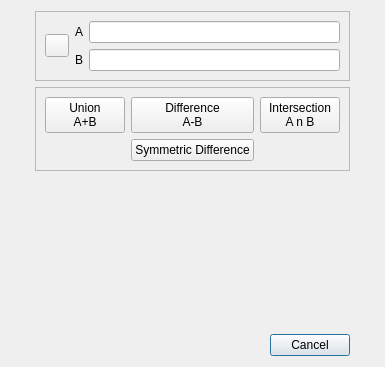
<?xml version="1.0" encoding="UTF-8"?>
<ui version="4.0">
 <class>CorkDialog</class>
 <widget class="QDialog" name="CorkDialog">
  <property name="geometry">
   <rect>
    <x>0</x>
    <y>0</y>
    <width>385</width>
    <height>367</height>
   </rect>
  </property>
  <property name="windowTitle">
   <string>Mesh Boolean Operations (CSG) with Cork</string>
  </property>
  <layout class="QGridLayout" name="gridLayout_2">
   <item row="2" column="0">
    <spacer name="horizontalSpacer_3">
     <property name="orientation">
      <enum>Qt::Horizontal</enum>
     </property>
     <property name="sizeHint" stdset="0">
      <size>
       <width>40</width>
       <height>20</height>
      </size>
     </property>
    </spacer>
   </item>
   <item row="2" column="1">
    <widget class="QLabel" name="label">
     <property name="sizePolicy">
      <sizepolicy hsizetype="Expanding" vsizetype="Expanding">
       <horstretch>0</horstretch>
       <verstretch>0</verstretch>
      </sizepolicy>
     </property>
     <property name="toolTip">
      <string>Image courtesy of Autodesk(r)</string>
     </property>
     <property name="pixmap">
      <pixmap resource="qCork.qrc">:/CC/plugin/qCork/csg_types.png</pixmap>
     </property>
     <property name="alignment">
      <set>Qt::AlignCenter</set>
     </property>
    </widget>
   </item>
   <item row="3" column="1">
    <spacer name="verticalSpacer">
     <property name="orientation">
      <enum>Qt::Vertical</enum>
     </property>
     <property name="sizeHint" stdset="0">
      <size>
       <width>20</width>
       <height>6</height>
      </size>
     </property>
    </spacer>
   </item>
   <item row="4" column="1">
    <widget class="QDialogButtonBox" name="buttonBox">
     <property name="standardButtons">
      <set>QDialogButtonBox::Cancel</set>
     </property>
    </widget>
   </item>
   <item row="0" column="1">
    <widget class="QFrame" name="frame_2">
     <property name="frameShape">
      <enum>QFrame::StyledPanel</enum>
     </property>
     <property name="frameShadow">
      <enum>QFrame::Raised</enum>
     </property>
     <layout class="QHBoxLayout" name="horizontalLayout_3">
      <item>
       <widget class="QToolButton" name="swapToolButton">
        <property name="icon">
         <iconset resource="qCork.qrc">
          <normaloff>:/CC/plugin/qCork/iconSwap.png</normaloff>:/CC/plugin/qCork/iconSwap.png</iconset>
        </property>
       </widget>
      </item>
      <item>
       <layout class="QVBoxLayout" name="verticalLayout">
        <item>
         <layout class="QHBoxLayout" name="horizontalLayout">
          <item>
           <widget class="QLabel" name="label_2">
            <property name="text">
             <string>A</string>
            </property>
           </widget>
          </item>
          <item>
           <widget class="QLineEdit" name="meshALineEdit">
            <property name="readOnly">
             <bool>true</bool>
            </property>
           </widget>
          </item>
         </layout>
        </item>
        <item>
         <layout class="QHBoxLayout" name="horizontalLayout_2">
          <item>
           <widget class="QLabel" name="label_3">
            <property name="text">
             <string>B</string>
            </property>
           </widget>
          </item>
          <item>
           <widget class="QLineEdit" name="meshBLineEdit">
            <property name="readOnly">
             <bool>true</bool>
            </property>
           </widget>
          </item>
         </layout>
        </item>
       </layout>
      </item>
     </layout>
    </widget>
   </item>
   <item row="1" column="1">
    <widget class="QFrame" name="frame">
     <property name="frameShape">
      <enum>QFrame::StyledPanel</enum>
     </property>
     <property name="frameShadow">
      <enum>QFrame::Raised</enum>
     </property>
     <layout class="QGridLayout" name="gridLayout">
      <item row="0" column="0">
       <widget class="QPushButton" name="unionPushButton">
        <property name="toolTip">
         <string>Merge two objects into one</string>
        </property>
        <property name="text">
         <string>Union
A+B</string>
        </property>
       </widget>
      </item>
      <item row="0" column="1">
       <widget class="QPushButton" name="diffPushButton">
        <property name="toolTip">
         <string>Subtract one object from another</string>
        </property>
        <property name="text">
         <string>Difference
A-B</string>
        </property>
       </widget>
      </item>
      <item row="0" column="2">
       <widget class="QPushButton" name="interPushButton">
        <property name="toolTip">
         <string>Return the portion common to both objects</string>
        </property>
        <property name="text">
         <string>Intersection
A n B</string>
        </property>
       </widget>
      </item>
      <item row="1" column="0">
       <spacer name="horizontalSpacer">
        <property name="orientation">
         <enum>Qt::Horizontal</enum>
        </property>
        <property name="sizeHint" stdset="0">
         <size>
          <width>40</width>
          <height>20</height>
         </size>
        </property>
       </spacer>
      </item>
      <item row="1" column="1">
       <widget class="QPushButton" name="symDiffPushButton">
        <property name="toolTip">
         <string>Subtract one object from another (inverse result)</string>
        </property>
        <property name="text">
         <string>Symmetric Difference</string>
        </property>
       </widget>
      </item>
      <item row="1" column="2">
       <spacer name="horizontalSpacer_2">
        <property name="orientation">
         <enum>Qt::Horizontal</enum>
        </property>
        <property name="sizeHint" stdset="0">
         <size>
          <width>40</width>
          <height>20</height>
         </size>
        </property>
       </spacer>
      </item>
     </layout>
    </widget>
   </item>
   <item row="2" column="2">
    <spacer name="horizontalSpacer_4">
     <property name="orientation">
      <enum>Qt::Horizontal</enum>
     </property>
     <property name="sizeHint" stdset="0">
      <size>
       <width>40</width>
       <height>20</height>
      </size>
     </property>
    </spacer>
   </item>
  </layout>
 </widget>
 <resources>
  <include location="qCork.qrc"/>
 </resources>
 <connections>
  <connection>
   <sender>buttonBox</sender>
   <signal>rejected()</signal>
   <receiver>CorkDialog</receiver>
   <slot>reject()</slot>
   <hints>
    <hint type="sourcelabel">
     <x>189</x>
     <y>257</y>
    </hint>
    <hint type="destinationlabel">
     <x>189</x>
     <y>138</y>
    </hint>
   </hints>
  </connection>
 </connections>
</ui>
